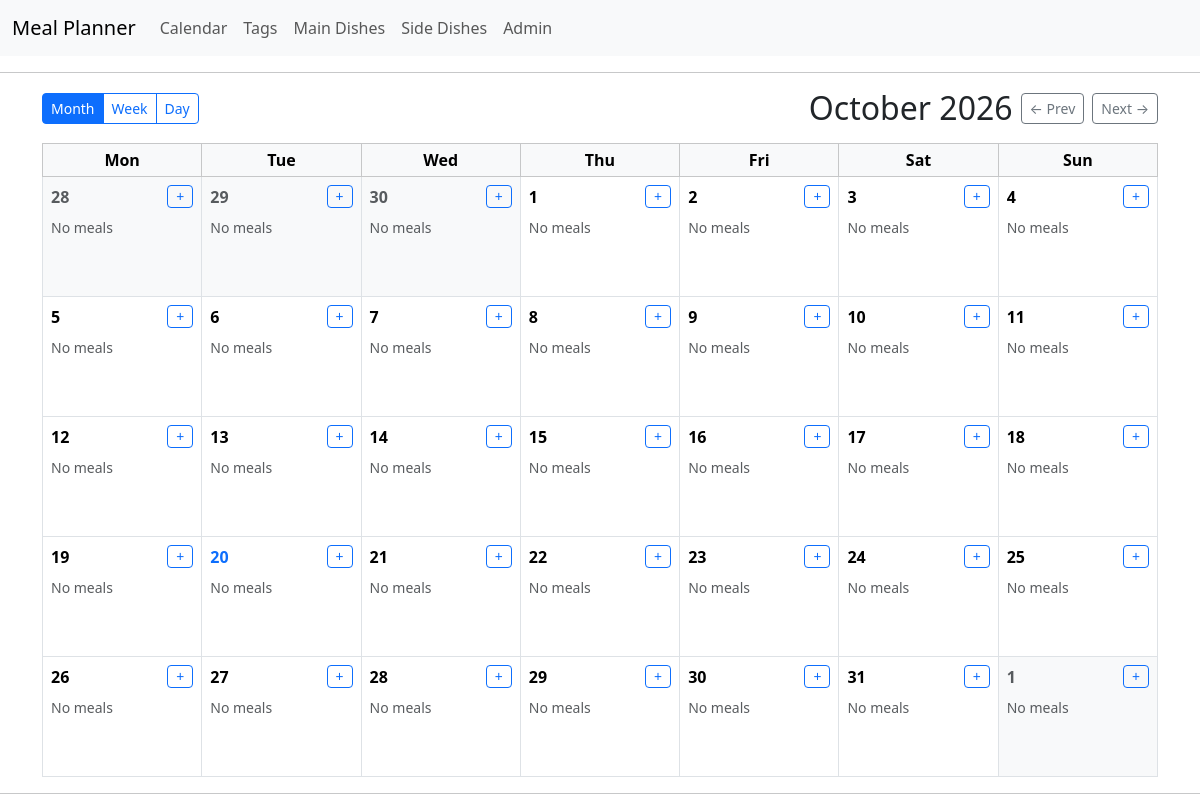
Before: /mp/ with the older database file.
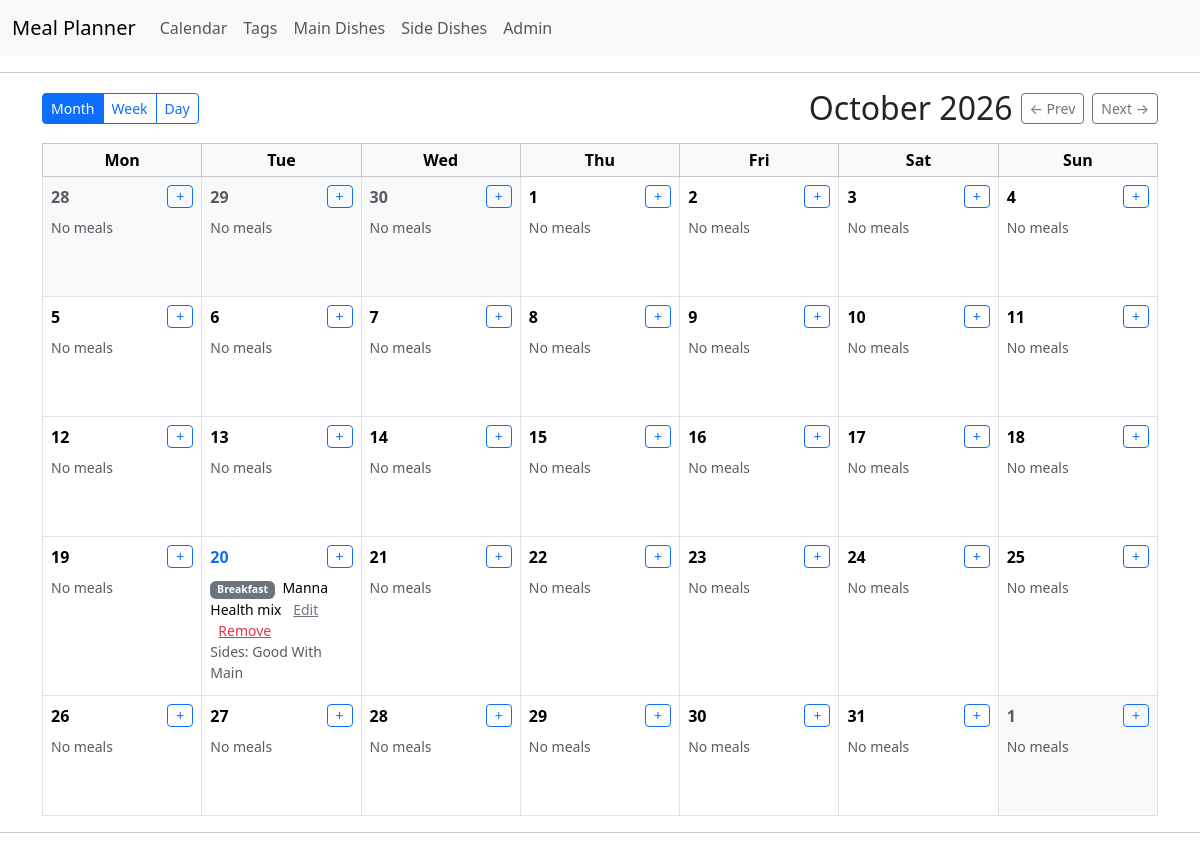
After: the same page with the newer database file.
### meal_planner/models.py (models this page shows, shortened)
class Meal(models.Model):
    id = models.AutoField(primary_key=True)
    date = models.DateField()
    type = models.CharField(max_length=10, choices=[('Breakfast', 'Breakfast'), ('Lunch', 'Lunch'), ('Snack', 'Snack'), ('Dinner', 'Dinner')])
    main_dish = models.ForeignKey(MainDish, on_delete=models.CASCADE, related_name='meals')
    side_dishes = models.ManyToManyField(SideDish, related_name='meals')
    tags = models.ManyToManyField(Tag, related_name='meals')
    is_plan = models.BooleanField(default=True)

class MainDish(models.Model):
    id = models.AutoField(primary_key=True)
    name = models.CharField(max_length=100)
    description = models.TextField()
    ingredients = models.TextField(blank=True)
    tags = models.ManyToManyField(Tag, related_name='main_dishes')

class SideDish(models.Model):
    id = models.AutoField(primary_key=True)
    name = models.CharField(max_length=100)
    description = models.TextField()
    ingredients = models.TextField(blank=True)
    tags = models.ManyToManyField(Tag, related_name='side_dishes')

### meal_planner/views.py (the view, shortened to what this page needs)
# urls.py: path('', views.calendar_view, name='calendar'),
def calendar_view(request):
    today = timezone.localdate()
    mode = (request.GET.get('view') or 'month').lower()
    if mode not in {'month', 'week', 'day'}:
        mode = 'month'
    def parse_date(value: Optional[str], default: date) -> date:
        if not value:
            return default
        try:
            return datetime.strptime(value, '%Y-%m-%d').date()
        except (ValueError, TypeError):
            return default
    from .models import Meal
    weekday_names = list(calendar.day_abbr)
    return_to = request.get_full_path()
    try:
        year = int(request.GET.get('year', today.year))
        month = int(request.GET.get('month', today.month))
        if month < 1 or month > 12:
            raise ValueError('month out of range')
    except (TypeError, ValueError):
        year = today.year
        month = today.month
    first_day = date(year, month, 1)
    last_day = date(year, month, calendar.monthrange(year, month)[1])
    meals = (
        Meal.objects.filter(date__range=(first_day, last_day), is_plan=True)
        .select_related('main_dish')
        .prefetch_related('side_dishes', 'tags')
        .order_by('date', 'type')
    )
    meals_by_date = {}
    for meal in meals:
        meals_by_date.setdefault(meal.date, []).append(meal)
    cal = calendar.Calendar(firstweekday=0)  # Monday
    weeks = []
    for week in cal.monthdatescalendar(year, month):
        week_days = []
        for day in week:
            week_days.append(
                {
                    'date': day,
                    'in_month': day.month == month,
                    'is_today': day == today,
                    'meals': meals_by_date.get(day, []),
                }
            )
        weeks.append(week_days)
    prev_month_year, prev_month = (year - 1, 12) if month == 1 else (year, month - 1)
    next_month_year, next_month = (year + 1, 1) if month == 12 else (year, month + 1)
    context = {
        'mode': 'month',
        'weekday_names': weekday_names,
        'today': today,
        'focus_date': first_day,
        'year': year,
        'month': month,
        'month_name': calendar.month_name[month],
        'weeks': weeks,
        'prev_year': prev_month_year,
        'prev_month': prev_month,
        'next_year': next_month_year,
        'next_month': next_month,
        'return_to': return_to,
    }
    return render(request, 'meal_planner/calander_view.html', context)

### meal_planner/templates/meal_planner/calander_view.html (shortened to what this page needs)
{% extends 'meal_planner/main.html' %}
{% block content %}
<div class="d-flex align-items-center justify-content-between mb-3 flex-wrap gap-2">
	<div class="btn-group" role="group" aria-label="Calendar view mode">
		{% if mode == 'month' %}
			<a class="btn btn-sm btn-primary" href="?view=month&year={{ year }}&month={{ month }}">Month</a>
		{% else %}
			<a class="btn btn-sm btn-outline-primary" href="?view=month&year={{ focus_date.year }}&month={{ focus_date.month }}">Month</a>
		{% endif %}
		{% if mode == 'week' %}
			<a class="btn btn-sm btn-primary" href="?view=week&date={{ focus_date|date:'Y-m-d' }}">Week</a>
		{% else %}
			<a class="btn btn-sm btn-outline-primary" href="?view=week&date={{ focus_date|date:'Y-m-d' }}">Week</a>
		{% endif %}
		{% if mode == 'day' %}
			<a class="btn btn-sm btn-primary" href="?view=day&date={{ focus_date|date:'Y-m-d' }}">Day</a>
		{% else %}
			<a class="btn btn-sm btn-outline-primary" href="?view=day&date={{ focus_date|date:'Y-m-d' }}">Day</a>
		{% endif %}
	</div>
	{% if mode == 'month' %}
		<div class="d-flex align-items-center gap-2">
            <h2 class="m-0">{{ month_name }} {{ year }}</h2>
			<a class="btn btn-outline-secondary btn-sm" href="?view=month&year={{ prev_year }}&month={{ prev_month }}">&larr; Prev</a>
			<a class="btn btn-outline-secondary btn-sm" href="?view=month&year={{ next_year }}&month={{ next_month }}">Next &rarr;</a>
		</div>
	{% endif %}
</div>
{% if mode == 'month' %}
	<table class="table table-sm table-bordered align-middle" style="table-layout: fixed;">
		<thead class="table-light">
			<tr>
				{% for name in weekday_names %}
					<th class="text-center">{{ name }}</th>
				{% endfor %}
			</tr>
		</thead>
		<tbody>
			{% for week in weeks %}
				<tr>
					{% for day in week %}
						<td class="p-2 {% if not day.in_month %}text-muted bg-light{% endif %}" style="height: 120px; vertical-align: top;">
								<div class="d-flex justify-content-between align-items-start">
									<span class="fw-semibold {% if day.is_today %}text-primary{% endif %}">{{ day.date.day }}</span>
									<a class="btn btn-outline-primary btn-sm py-0 px-2" title="Add meal" href="{% url 'meal_add' %}?date={{ day.date|date:'Y-m-d' }}&auto=1&next={{ return_to|urlencode }}">+</a>
								</div>
							{% if day.meals %}
								<ul class="list-unstyled mt-2 mb-0 small">
									{% for meal in day.meals %}
										<li class="mb-1">
											<span class="badge text-bg-secondary">{{ meal.type }}</span>
											<span class="ms-1">{{ meal.main_dish.name }}</span>
											<a class="ms-2 link-secondary" href="{% url 'meal_edit' meal.id %}?next={{ return_to|urlencode }}">Edit</a>
											<a class="ms-2 link-danger" href="{% url 'meal_delete' meal.id %}?next={{ return_to|urlencode }}">Remove</a>
											{% if meal.side_dishes.all %}
												<div class="text-muted">
													Sides:
													{% for side in meal.side_dishes.all %}
														{{ side.name }}{% if not forloop.last %}, {% endif %}
													{% endfor %}
												</div>
											{% endif %}
										</li>
									{% endfor %}
								</ul>
							{% else %}
								<div class="text-muted small mt-2">No meals</div>
							{% endif %}
						</td>
					{% endfor %}
				</tr>
			{% endfor %}
		</tbody>
	</table>
{% endif %}
{% endblock %}

Changed rows visible on the page:
added Meal: type "Breakfast", main_dish.name "Manna Health mix"
now on this page (row unchanged): SideDish: name "Good With Main"
Other visible differences:
list line gone: "No meals"
